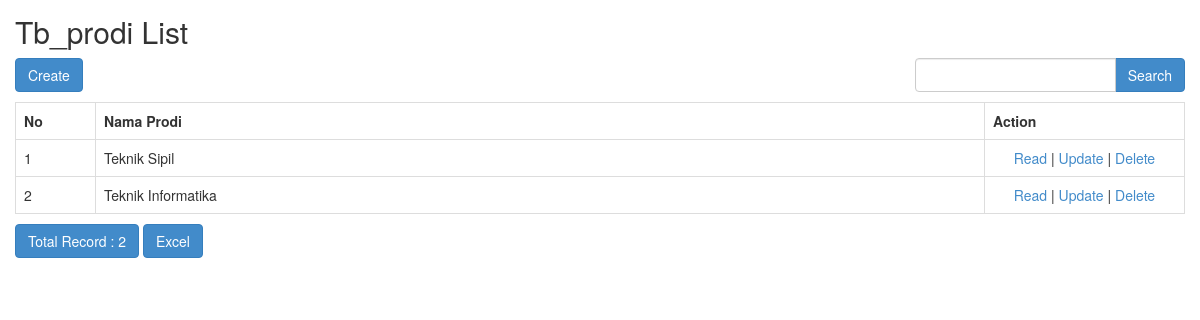
Page /index.php/prodi on the committed database.
### tables this page shows
CREATE TABLE IF NOT EXISTS `tb_prodi` (
  `No` int(5) NOT NULL AUTO_INCREMENT,
  `Nama_prodi` varchar(25) NOT NULL,
  PRIMARY KEY (`No`)
);

### application/controllers/Prodi.php (called while the page is built, shortened)
<?php
class Prodi extends CI_Controller
{
    function __construct()
    {
        $this->load->model('M_prodi');
        $this->load->library('form_validation');
    }
    public function index()
    {
        $q = urldecode($this->input->get('q', TRUE));
        $start = intval($this->input->get('start'));
        if ($q <> '') {
            $config['base_url'] = base_url() . 'prodi/index.html?q=' . urlencode($q);
            $config['first_url'] = base_url() . 'prodi/index.html?q=' . urlencode($q);
        } else {
            $config['base_url'] = base_url() . 'prodi/index.html';
            $config['first_url'] = base_url() . 'prodi/index.html';
        }
        $config['per_page'] = 10;
        $config['page_query_string'] = TRUE;
        $config['total_rows'] = $this->M_prodi->total_rows($q);
        $prodi = $this->M_prodi->get_limit_data($config['per_page'], $start, $q);
        $this->load->library('pagination');
        $this->pagination->initialize($config);
        $data = array(
            'prodi_data' => $prodi,
            'q' => $q,
            'pagination' => $this->pagination->create_links(),
            'total_rows' => $config['total_rows'],
            'start' => $start,
        );
        $this->load->view('prodi/tb_prodi_list', $data);
    }
}

### index.php (called while the page is built, shortened)
<?php
require_once BASEPATH.'core/CodeIgniter.php';

### application/config/config.php (called while the page is built, shortened)
<?php
$config['base_url'] = 'http://localhost/ci32020/';
$config['index_page'] = 'index.php';
$config['uri_protocol']	= 'REQUEST_URI';
$config['url_suffix'] = '';
$config['language']	= 'english';
$config['charset'] = 'UTF-8';
$config['enable_hooks'] = FALSE;
$config['subclass_prefix'] = 'MY_';
$config['composer_autoload'] = FALSE;
$config['permitted_uri_chars'] = 'a-z 0-9~%.:_\-';
$config['enable_query_strings'] = FALSE;
$config['controller_trigger'] = 'c';
$config['function_trigger'] = 'm';
$config['directory_trigger'] = 'd';
$config['allow_get_array'] = TRUE;
$config['log_threshold'] = 0;
$config['log_path'] = '';
$config['log_file_extension'] = '';
$config['log_file_permissions'] = 0644;
$config['log_date_format'] = 'Y-m-d H:i:s';
$config['error_views_path'] = '';
$config['cache_path'] = '';
$config['cache_query_string'] = FALSE;
$config['encryption_key'] = '';
$config['sess_driver'] = 'files';
$config['sess_cookie_name'] = 'ci_session';
$config['sess_expiration'] = 7200;
$config['sess_save_path'] = NULL;
$config['sess_match_ip'] = FALSE;
$config['sess_time_to_update'] = 300;
$config['sess_regenerate_destroy'] = FALSE;
$config['cookie_prefix']	= '';
$config['cookie_domain']	= '';
$config['cookie_path']		= '/';
$config['cookie_secure']	= FALSE;
$config['cookie_httponly'] 	= FALSE;
$config['standardize_newlines'] = FALSE;
$config['global_xss_filtering'] = FALSE;
$config['csrf_protection'] = FALSE;
$config['csrf_token_name'] = 'csrf_test_name';
$config['csrf_cookie_name'] = 'csrf_cookie_name';
$config['csrf_expire'] = 7200;
$config['csrf_regenerate'] = TRUE;
$config['csrf_exclude_uris'] = array();
$config['compress_output'] = FALSE;
$config['time_reference'] = 'local';
$config['rewrite_short_tags'] = FALSE;
$config['proxy_ips'] = '';

### application/models/M_prodi.php (called while the page is built, shortened)
<?php
class M_prodi extends CI_Model
{
    public $table = 'tb_prodi';
    public $id = 'No';
    public $order = 'DESC';
    function total_rows($q = NULL) {
        $this->db->like('No', $q);
	$this->db->or_like('Nama_prodi', $q);
	$this->db->from($this->table);
        return $this->db->count_all_results();
    }
    function get_limit_data($limit, $start = 0, $q = NULL) {
        $this->db->order_by($this->id, $this->order);
        $this->db->like('No', $q);
	$this->db->or_like('Nama_prodi', $q);
	$this->db->limit($limit, $start);
        return $this->db->get($this->table)->result();
    }
}

### application/views/prodi/tb_prodi_list.php (the view, shortened to what this page needs)
<!doctype html>
<html>
    <head>
        <link rel="stylesheet" href="<?php echo base_url('assets/bootstrap/css/bootstrap.min.css') ?>"/>
    </head>
    <body>
        <h2 style="margin-top:0px">Tb_prodi List</h2>
        <div class="row" style="margin-bottom: 10px">
            <div class="col-md-4">
                <?php echo anchor(site_url('prodi/create'),'Create', 'class="btn btn-primary"'); ?>
            </div>
            <div class="col-md-4 text-center">
            </div>
            <div class="col-md-1 text-right">
            </div>
            <div class="col-md-3 text-right">
                <form action="<?php echo site_url('prodi/index'); ?>" class="form-inline" method="get">
                    <div class="input-group">
                        <input type="text" class="form-control" name="q" value="<?php echo $q; ?>">
                        <span class="input-group-btn">
                          <button class="btn btn-primary" type="submit">Search</button>
                        </span>
                    </div>
                </form>
            </div>
        </div>
        <table class="table table-bordered" style="margin-bottom: 10px">
            <tr>
                <th>No</th>
		<th>Nama Prodi</th>
		<th>Action</th>
            </tr><?php
            foreach ($prodi_data as $prodi)
            {
                ?>
                <tr>
			<td width="80px"><?php echo ++$start ?></td>
			<td><?php echo $prodi->Nama_prodi ?></td>
			<td style="text-align:center" width="200px">
				<?php
				echo anchor(site_url('prodi/read/'.$prodi->No),'Read');
				echo ' | ';
				echo anchor(site_url('prodi/update/'.$prodi->No),'Update');
				echo ' | ';
				echo anchor(site_url('prodi/delete/'.$prodi->No),'Delete','onclick="javasciprt: return confirm(\'Are You Sure ?\')"');
				?>
			</td>
		</tr>
                <?php
            }
            ?>
        </table>
        <div class="row">
            <div class="col-md-6">
                <a href="#" class="btn btn-primary">Total Record : <?php echo $total_rows ?></a>
		<?php echo anchor(site_url('prodi/excel'), 'Excel', 'class="btn btn-primary"'); ?>
	    </div>
            <div class="col-md-6 text-right">
            </div>
        </div>
    </body>
</html>

### application/views/prodi/tb_prodi_list.php (style rules this page uses)
body { padding: 15px; }

### rows in the picture
tb_prodi: Nama_prodi "Teknik Sipil", No "Read", No "Update", No "Delete"
tb_prodi: Nama_prodi "Teknik Informatika", No "Read", No "Update", No "Delete"

### other values in the picture
anchor(site_url('prodi/create'),'Create', 'class="btn btn-primary"') "Create"
$total_rows "2"
anchor(site_url('prodi/excel'), 'Excel', 'class="btn btn-primary"') "Excel"
